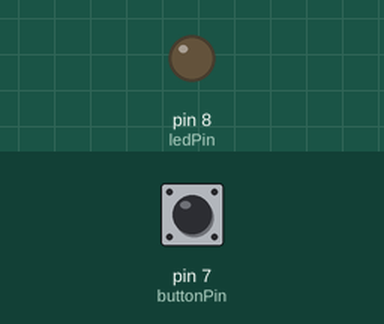
Simulated run of this sketch. Board: Arduino Uno, built with avr-gcc and run on an emulated ATmega328P. On the bench: output pins drawn as LEDs (lit = HIGH). The test bench sets the inputs (shaded band); at power-on: pin 7 (buttonPin) LOW.

Above: at 1.2 s.
1.3 s: pin 7 (buttonPin) pulled HIGH for 0.15 s
At 2.5 s:
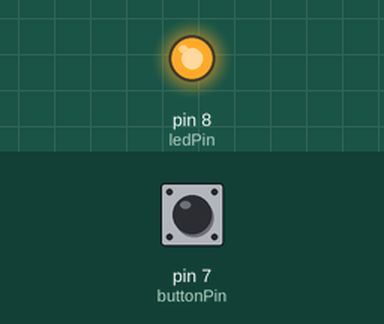
2.9 s: pin 7 (buttonPin) pulled HIGH for 1 s
At 3.8 s:
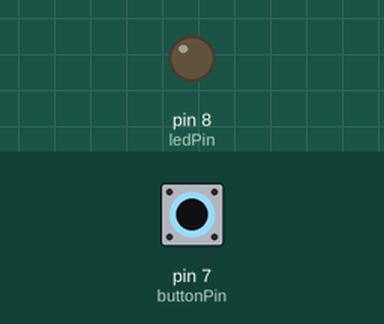
5.4 s: pin 7 (buttonPin) pulled HIGH for 3.2 s
At 5.7 s:
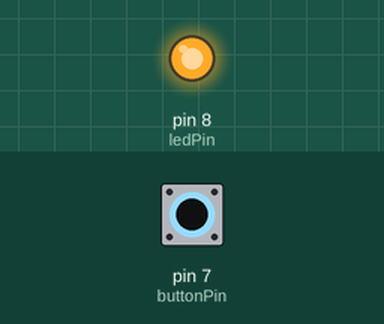
Timing chart, 0 to 8.4 s (numbered marks = the images above; inputs shaded):
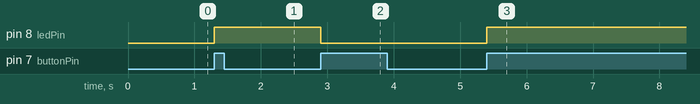

The sketch:

toggle_button_led.ino
```cpp
#include "Arduino.h"

int buttonPin = 7;
const int ledPin = 8;

int buttonState;
int lastButtonState = LOW;
int ledState = LOW;

void setup(){
  pinMode(buttonPin, INPUT);
  pinMode(ledPin, OUTPUT);
}

void loop(){

  buttonState = digitalRead(buttonPin);

  if(lastButtonState == LOW && buttonState == HIGH){
    ledState = !ledState;
    digitalWrite(ledPin, ledState);
    delay(50);
  }
  lastButtonState = buttonState;
}
```

Measured:
- after the input at 1.3 s, pin 8 (ledPin): LOW → HIGH at once
- after the input at 2.9 s, pin 8 (ledPin): HIGH → LOW at once
- after the input at 5.4 s, pin 8 (ledPin): LOW → HIGH at once
